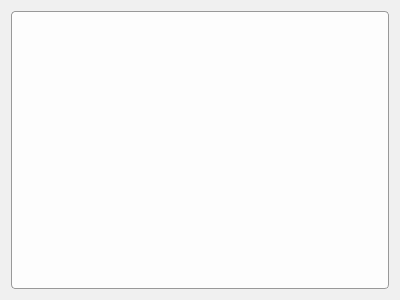
<ui version="4.0">
    <class>CommonSystemPromptDialog</class>
    <widget class="QDialog" name="CommonSystemPromptDialog">
        <property name="styleSheet">
            <string notr="true">QDialog#CommonSystemPromptDialog {
    background-image: url(:/ui/images/background.png);
    background-position: center;
    background-repeat: no-repeat;
    background-attachment: fixed;
    background-color: #f0f0f0;
}
QTableWidget {
    background-color: rgba(255, 255, 255, 220);
    border: 1px solid #999;
    border-radius: 4px;
    padding: 4px;
}
QLabel {
    color: #333333;
}</string>
        </property>
        <property name="geometry">
            <rect>
                <x>0</x>
                <y>0</y>
                <width>400</width>
                <height>300</height>
            </rect>
        </property>
        <property name="windowTitle">
            <string>常用系统提示</string>
        </property>
        <layout class="QVBoxLayout" name="verticalLayout">
        <item>
            <widget class="QTableWidget" name="tableWidget">
                <property name="geometry">
                    <rect>
                        <x>10</x>
                        <y>10</y>
                        <width>380</width>
                        <height>280</height>
                    </rect>
                </property>
            </widget>
        </item>
        </layout>
    </widget>
    <resources>

</resources>
    <connections/>
</ui>
